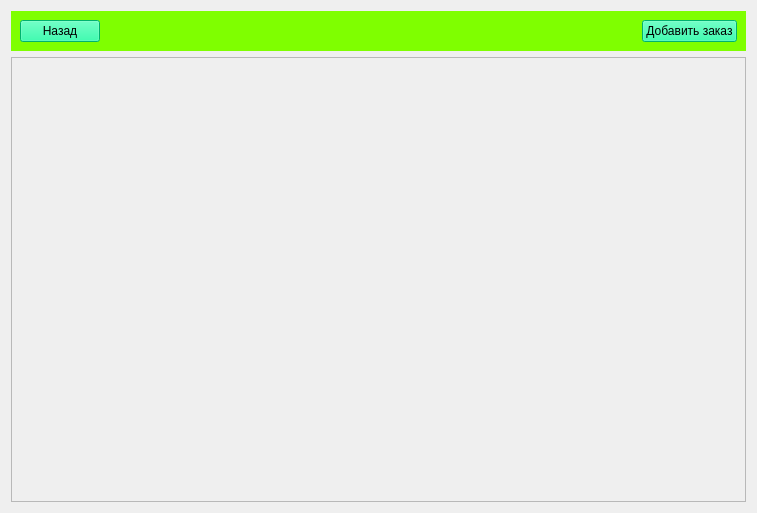
<?xml version="1.0" encoding="UTF-8"?>
<ui version="4.0">
 <class>Form</class>
 <widget class="QWidget" name="Form">
  <property name="geometry">
   <rect>
    <x>0</x>
    <y>0</y>
    <width>757</width>
    <height>513</height>
   </rect>
  </property>
  <property name="windowTitle">
   <string>Form</string>
  </property>
  <layout class="QVBoxLayout" name="verticalLayout_2">
   <item>
    <layout class="QVBoxLayout" name="verticalLayout">
     <item>
      <widget class="QWidget" name="" native="true">
       <property name="styleSheet">
        <string notr="true">background-color:rgb(127, 255, 0)</string>
       </property>
       <layout class="QHBoxLayout" name="horizontalLayout">
        <item>
         <widget class="QPushButton" name="back_pushButton">
          <property name="styleSheet">
           <string notr="true">background-color:rgb(0, 250, 154)</string>
          </property>
          <property name="text">
           <string>Назад</string>
          </property>
         </widget>
        </item>
        <item>
         <spacer name="horizontalSpacer">
          <property name="orientation">
           <enum>Qt::Horizontal</enum>
          </property>
          <property name="sizeHint" stdset="0">
           <size>
            <width>40</width>
            <height>20</height>
           </size>
          </property>
         </spacer>
        </item>
        <item>
         <widget class="QPushButton" name="add_order_pushButton_2">
          <property name="styleSheet">
           <string notr="true">background-color:rgb(0, 250, 154)</string>
          </property>
          <property name="text">
           <string>Добавить заказ</string>
          </property>
         </widget>
        </item>
       </layout>
      </widget>
     </item>
     <item>
      <widget class="QScrollArea" name="scrollArea">
       <property name="widgetResizable">
        <bool>true</bool>
       </property>
       <widget class="QWidget" name="scrollAreaWidgetContents">
        <property name="geometry">
         <rect>
          <x>0</x>
          <y>0</y>
          <width>735</width>
          <height>456</height>
         </rect>
        </property>
       </widget>
      </widget>
     </item>
    </layout>
   </item>
  </layout>
 </widget>
 <resources/>
 <connections/>
</ui>
